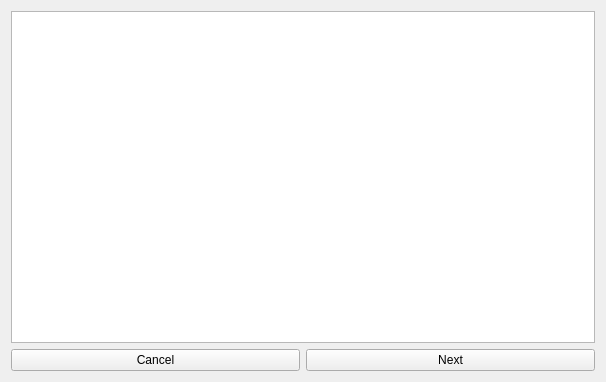
<?xml version="1.0" encoding="UTF-8"?>
<ui version="4.0">
 <class>DriverSelector</class>
 <widget class="QWidget" name="DriverSelector">
  <property name="geometry">
   <rect>
    <x>0</x>
    <y>0</y>
    <width>606</width>
    <height>382</height>
   </rect>
  </property>
  <property name="windowTitle">
   <string>Select Driver</string>
  </property>
  <property name="windowIcon">
   <iconset resource="resources.qrc">
    <normaloff>:/resources_data/app_icon/database_drivers.svg</normaloff>:/resources_data/app_icon/database_drivers.svg</iconset>
  </property>
  <layout class="QVBoxLayout" name="verticalLayout_2">
   <item>
    <widget class="QListView" name="listView"/>
   </item>
   <item>
    <layout class="QHBoxLayout" name="horizontalLayout">
     <item>
      <widget class="QPushButton" name="cancelButton">
       <property name="text">
        <string>Cancel</string>
       </property>
      </widget>
     </item>
     <item>
      <widget class="QPushButton" name="nextButton">
       <property name="text">
        <string>Next</string>
       </property>
      </widget>
     </item>
    </layout>
   </item>
  </layout>
 </widget>
 <resources>
  <include location="resources.qrc"/>
 </resources>
 <connections/>
</ui>
